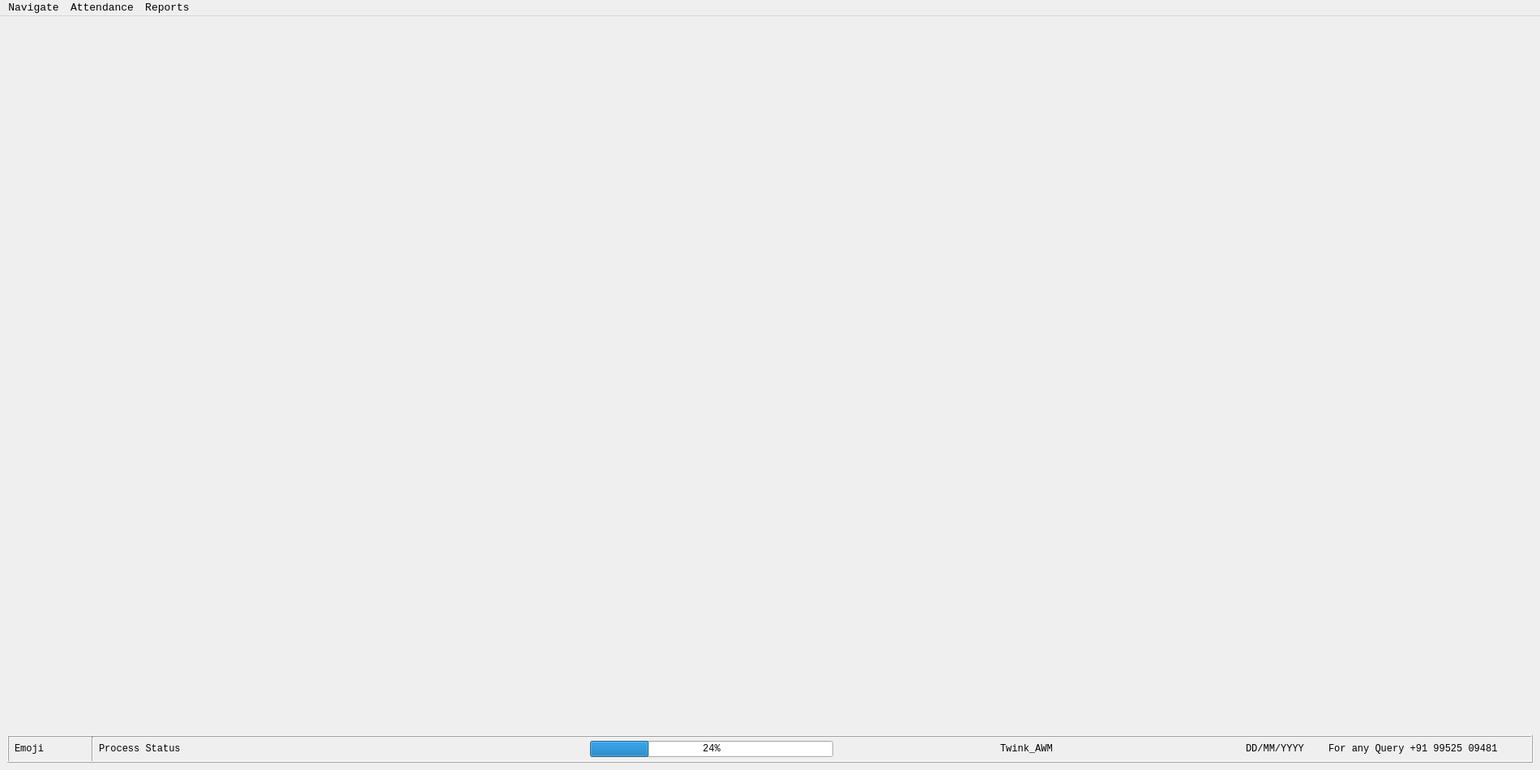
<?xml version="1.0" encoding="UTF-8"?>
<ui version="4.0">
 <class>MWin_BaseWin_AWM</class>
 <widget class="QMainWindow" name="MWin_BaseWin_AWM">
  <property name="geometry">
   <rect>
    <x>0</x>
    <y>0</y>
    <width>1900</width>
    <height>950</height>
   </rect>
  </property>
  <property name="windowTitle">
   <string>MainWindow</string>
  </property>
  <property name="styleSheet">
   <string notr="true"/>
  </property>
  <widget class="QWidget" name="CWin_BaseWin_AWM">
   <layout class="QGridLayout" name="gridLayout">
    <item row="0" column="0">
     <widget class="QStackedWidget" name="BseM_Stack">
      <property name="currentIndex">
       <number>0</number>
      </property>
      <widget class="QWidget" name="NEX_Stack1">
       <layout class="QGridLayout" name="gridLayout_2"/>
      </widget>
      <widget class="QWidget" name="NEX_Stack2">
       <layout class="QGridLayout" name="gridLayout_3"/>
      </widget>
     </widget>
    </item>
    <item row="1" column="0">
     <widget class="QFrame" name="NEX_StatusBar">
      <property name="minimumSize">
       <size>
        <width>0</width>
        <height>30</height>
       </size>
      </property>
      <property name="font">
       <font>
        <family>Courier New</family>
       </font>
      </property>
      <property name="frameShape">
       <enum>QFrame::Box</enum>
      </property>
      <property name="frameShadow">
       <enum>QFrame::Raised</enum>
      </property>
      <layout class="QGridLayout" name="gridLayout_7">
       <property name="leftMargin">
        <number>0</number>
       </property>
       <property name="topMargin">
        <number>0</number>
       </property>
       <property name="rightMargin">
        <number>0</number>
       </property>
       <property name="bottomMargin">
        <number>0</number>
       </property>
       <item row="0" column="2">
        <widget class="QLabel" name="OQL_ProcessStatus">
         <property name="minimumSize">
          <size>
           <width>600</width>
           <height>0</height>
          </size>
         </property>
         <property name="maximumSize">
          <size>
           <width>600</width>
           <height>30</height>
          </size>
         </property>
         <property name="text">
          <string>Process Status </string>
         </property>
        </widget>
       </item>
       <item row="0" column="5">
        <widget class="QProgressBar" name="OQL_ProgressBar">
         <property name="minimumSize">
          <size>
           <width>300</width>
           <height>20</height>
          </size>
         </property>
         <property name="maximumSize">
          <size>
           <width>200</width>
           <height>20</height>
          </size>
         </property>
         <property name="value">
          <number>24</number>
         </property>
        </widget>
       </item>
       <item row="0" column="12" alignment="Qt::AlignRight">
        <widget class="QLabel" name="OQL_ForQuery">
         <property name="minimumSize">
          <size>
           <width>250</width>
           <height>0</height>
          </size>
         </property>
         <property name="maximumSize">
          <size>
           <width>16777215</width>
           <height>16777215</height>
          </size>
         </property>
         <property name="text">
          <string>For any Query +91 99525 09481</string>
         </property>
        </widget>
       </item>
       <item row="0" column="0" alignment="Qt::AlignLeft">
        <widget class="QLabel" name="OQL_Emoji">
         <property name="minimumSize">
          <size>
           <width>50</width>
           <height>30</height>
          </size>
         </property>
         <property name="text">
          <string>&lt;html&gt;&lt;head/&gt;&lt;body&gt;&lt;p align=&quot;center&quot;&gt;Emoji&lt;/p&gt;&lt;/body&gt;&lt;/html&gt;</string>
         </property>
        </widget>
       </item>
       <item row="0" column="6">
        <spacer name="NEX_horizontalSpacer">
         <property name="orientation">
          <enum>Qt::Horizontal</enum>
         </property>
         <property name="sizeType">
          <enum>QSizePolicy::Fixed</enum>
         </property>
         <property name="sizeHint" stdset="0">
          <size>
           <width>200</width>
           <height>20</height>
          </size>
         </property>
        </spacer>
       </item>
       <item row="0" column="1">
        <widget class="Line" name="NEX_line">
         <property name="orientation">
          <enum>Qt::Vertical</enum>
         </property>
        </widget>
       </item>
       <item row="0" column="11">
        <widget class="QLabel" name="OQL_CurrentDate">
         <property name="maximumSize">
          <size>
           <width>100</width>
           <height>30</height>
          </size>
         </property>
         <property name="text">
          <string>DD/MM/YYYY</string>
         </property>
        </widget>
       </item>
       <item row="0" column="8">
        <spacer name="NEX_horizontalSpacer_2">
         <property name="orientation">
          <enum>Qt::Horizontal</enum>
         </property>
         <property name="sizeType">
          <enum>QSizePolicy::Fixed</enum>
         </property>
         <property name="sizeHint" stdset="0">
          <size>
           <width>200</width>
           <height>20</height>
          </size>
         </property>
        </spacer>
       </item>
       <item row="0" column="7">
        <widget class="QLabel" name="OQL_SoftwareName">
         <property name="maximumSize">
          <size>
           <width>100</width>
           <height>16777215</height>
          </size>
         </property>
         <property name="text">
          <string>Twink_AWM</string>
         </property>
        </widget>
       </item>
      </layout>
     </widget>
    </item>
   </layout>
  </widget>
  <widget class="QMenuBar" name="menubar">
   <property name="geometry">
    <rect>
     <x>0</x>
     <y>0</y>
     <width>1900</width>
     <height>22</height>
    </rect>
   </property>
   <property name="font">
    <font>
     <family>Courier New</family>
     <pointsize>10</pointsize>
     <weight>50</weight>
     <italic>false</italic>
     <bold>false</bold>
    </font>
   </property>
   <widget class="QMenu" name="menuNavigate">
    <property name="font">
     <font>
      <family>Courier New</family>
      <pointsize>10</pointsize>
     </font>
    </property>
    <property name="title">
     <string>Navigate</string>
    </property>
    <addaction name="actionHome"/>
    <addaction name="actionRegister"/>
    <addaction name="actionMater_User"/>
   </widget>
   <widget class="QMenu" name="menuAttendance">
    <property name="font">
     <font>
      <family>Courier New</family>
      <pointsize>10</pointsize>
     </font>
    </property>
    <property name="title">
     <string>Attendance</string>
    </property>
    <addaction name="actionCreate"/>
    <addaction name="actionView"/>
    <addaction name="actionPunchTrack"/>
    <addaction name="actionPersPunchTrack"/>
    <addaction name="actionAdvance"/>
   </widget>
   <widget class="QMenu" name="menuReports">
    <property name="font">
     <font>
      <family>Courier New</family>
      <pointsize>10</pointsize>
     </font>
    </property>
    <property name="title">
     <string>Reports</string>
    </property>
    <addaction name="actionWage_Monthly_Calculation"/>
    <addaction name="actionWage_Category_Split"/>
   </widget>
   <addaction name="menuNavigate"/>
   <addaction name="menuAttendance"/>
   <addaction name="menuReports"/>
  </widget>
  <action name="actionHome">
   <property name="text">
    <string>Home</string>
   </property>
  </action>
  <action name="actionRegister">
   <property name="text">
    <string>Register</string>
   </property>
  </action>
  <action name="actionMater_User">
   <property name="text">
    <string>Mater User</string>
   </property>
  </action>
  <action name="actionCreate">
   <property name="text">
    <string>Create</string>
   </property>
  </action>
  <action name="actionView">
   <property name="text">
    <string>View</string>
   </property>
  </action>
  <action name="actionPunchTrack">
   <property name="text">
    <string>PunchTrack</string>
   </property>
  </action>
  <action name="actionPersPunchTrack">
   <property name="text">
    <string>(P) Punch Track </string>
   </property>
  </action>
  <action name="actionAdvance">
   <property name="text">
    <string>Advance</string>
   </property>
  </action>
  <action name="actionWage_Monthly_Calculation">
   <property name="text">
    <string>Wage Monthly Calculation</string>
   </property>
  </action>
  <action name="actionWage_Category_Split">
   <property name="text">
    <string>Wage Category Split</string>
   </property>
  </action>
 </widget>
 <resources/>
 <connections/>
</ui>
